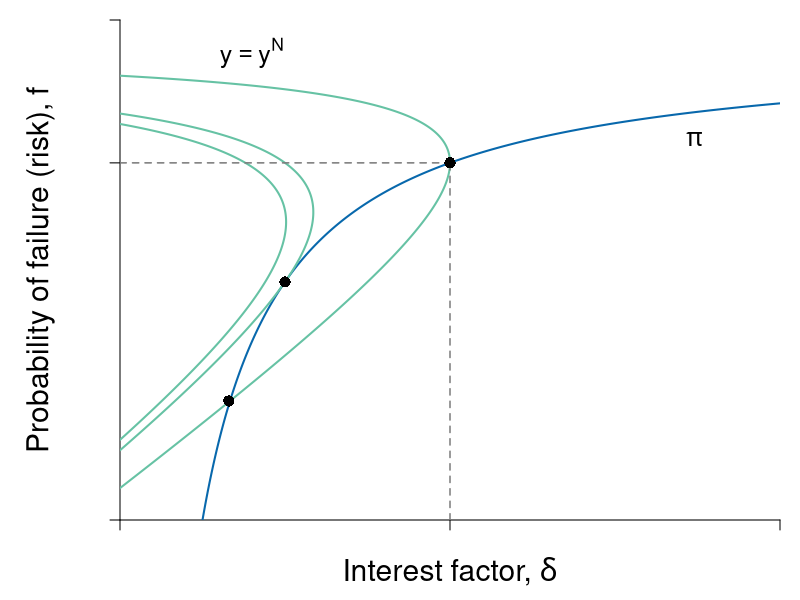

Recreate this plot in R.
#Graph Designer: Simon Halliday, Scott Cohn
#Authors: Bowles and Halliday
#Title: Coordination, Conflict and Competition: A Text in Microeconomics

library(shape)
pdf(file = "credit/new_fig.pdf", width = 8, height = 6)

#Set parameters for graphics
pointsize <- 1.8
axislabelsize <- 1.8
labelsize <- 1.5
namesize <- 1.8
annotatesize <- 1.5
graphlinewidth <- 2
segmentlinewidth <- 1.5

COL <- c("#7fc97f", "#beaed4", "#fdc086", "#ffff99", "#386cb0", "#f0027f", "#bf5b17", "#666666")
COLA <- c("#e0f3db", "#99d8c9","#66c2a4","#41ae76", "#238b45", "#005824")
COLB <- c("#c6dbef", "#4eb3d3", "#2b8cbe", "#0868ac","#084081")
COLC <- c("#fcfbfd", "#efedf5", "#dadaeb", "#bcbddc", "#9e9ac8", "#807dba", "#6a51a3", "#54278f", "#3f007d")
grays <- gray.colors(25, start = 1, end = 0)

#Edited the margins to cater for the larger LHS labels
par(mar =  c(4, 6, 1, 1))

brfFn <- function(delta, q = 1) {
  .5 + (delta / (2 * q)) 
}

PCFn <- function(delta, q = 1) {
  delta/q
}

isoreturnFn <- function(delta, pi=0.125) {
  1 - (pi)/delta
}


yFn <- function(d1, f1, q = 1){
  q*f1*(1 - f1) - d1*(1 - f1)
}

profitFn <- function(d1, q = 1){
  d1/2 - (1/(2*q))*(d1)^2
}

ylow <- function(delta, q = 1, ybar = 0.0625){
  (-sqrt(delta^2 - 2*delta*q + q^2 - 4*q*ybar) + delta + q)/(2*q)
}

yhigh <- function(delta, q = 1, ybar = 0.0625){
  (sqrt(delta^2 - 2*delta*q + q^2 - 4*q*ybar) + delta + q)/(2*q)
}

xlims <- c(0, 1)
ylims <- c(0, 1.05)

npts <- 501 
d1 <- seq(xlims[1], xlims[2], length.out = npts)
f1 <- seq(ylims[1], ylims[2], length.out = npts) 
a <- c(0.0625, 0.125, 0.14)

plot(0, 0, xlim = xlims, ylim = ylims, type = "n",
     xlab = expression(paste("")),
     ylab = expression(paste("")), 
     xaxt = "n", 
     yaxt = "n", 
     cex.lab = axislabelsize, 
     bty = "n", 
     xaxs = "i", 
     yaxs = "i"
)


ticksy <- c(ylims[1], brfFn(delta = 0.5), ylims[2])
ylabels <- c(NA, NA, NA)
ticksx <- c(xlims[1], 0.5, xlims[2])
xlabels <- c(NA, NA, NA)

axis(1, at = ticksx, pos = 0, labels = xlabels, cex.axis = labelsize)
axis(2, at = ticksy, pos = 0, labels = ylabels, las = 1, cex.axis = labelsize)

npts <- 503 
xx1 <- seq(xlims[1], xlims[2], length.out = npts)
xx2 <- seq(0, 1, length.out = npts)

# xpoly1 <- seq(from = 0.168, to = 0.5, length.out = 500)
# ypoly1 <- ylow(xpoly1)
# ypoly2 <- isoreturnFn(xpoly1)
# polygon(x = c(xpoly1, rev(xpoly1)), y = c(ypoly1, rev(ypoly2)), col = COL[4], density = NULL, border = NA)


#Draw the graphs
#lines(xx1, brfFn(xx1), col = COLA[4], lwd = graphlinewidth)
#lines(xx1, PCFn(xx1), col = COLA[2], lwd = graphlinewidth)
lines(xx1, isoreturnFn(xx1), col = COLB[4], lwd = graphlinewidth)

#Axis labels
mtext(expression(paste("Interest factor, ", delta)), side = 1, line = 2.5, cex = axislabelsize)
text(-0.12, 0.5*(ylims[2]), expression(paste("Probability of failure (risk), ", f)), xpd = TRUE, cex = axislabelsize, srt = 90) 


contour(d1, f1,
        outer(d1, f1, yFn),
        drawlabels = FALSE,
        col = COLA[3],
        lwd = graphlinewidth,
        levels = a,
        xaxs = "i",
        yaxs = "i",
        add = TRUE)


segments(0.5, 0, 0.5, brfFn(delta = 0.5), lty = 2, col = grays[20] , lwd = segmentlinewidth)
segments(0, brfFn(delta = 0.5), 0.5, brfFn(delta = 0.5), lty = 2, col = grays[20] , lwd = segmentlinewidth)

#Annotate points (4,4),(2,8),(8,2) on feasibility frontier
#text(0.5 + 0.015, isoreturnFn(0.5) + 0.04, expression(paste(n)), cex = labelsize)
#points(0.5, isoreturnFn(0.5), pch = 16, col = "black", cex = 1.5)

#text(0.375 + 0.02, 0.6 + 0.03, expression(paste(b)), cex = labelsize)
points(0.5, brfFn(delta = 0.5), pch = 16, col = "black", cex = 1.5)
points(0.25, 0.5, pch = 16, col = "black", cex = 1.5)
points(0.165, 0.25, pch = 16, col = "black", cex = 1.5)



text(0.2, 0.98, expression(paste(y == y^{N})), cex = labelsize)

#text(0.62, 1.05, expression(paste("A's best-response function")), cex = labelsize, xpd = TRUE)
#text(0.62, 0.95, expression(paste(f == frac(1,2) + frac(delta, 2*q))), cex = labelsize)

#text(0.64, 0.4, expression(paste("A's participation")), cex = labelsize)
#text(0.64, 0.34, expression(paste("constraint")), cex = labelsize)
#text(0.64, 0.22, expression(paste(f == frac(delta, q))), cex = labelsize)
#Arrows(0.64, 0.44, 0.64, 0.58, col = "black", lty = 1, lwd = 2, arr.type = "triangle", arr.lwd = 0.5)


#text(0.87, 0.6, expression(paste("P's isoprofit curve")), cex = labelsize, xpd = TRUE)
text(0.87, 0.8, expression(paste(pi)), cex = labelsize, xpd = TRUE)
#Arrows(0.87, 0.63, 0.87, 0.82, col = "black", lty = 1, lwd = 2, arr.type = "triangle", arr.lwd = 0.5)

#text(0.3, 0.13, expression(paste("Pareto-improving")), cex = labelsize)
#text(0.3, 0.07, expression(paste("lens")), cex = labelsize)
#Arrows(0.3, 0.18, 0.3, 0.5, col = "black", lty = 1, lwd = 2, arr.type = "triangle", arr.lwd = 0.5)


dev.off()
